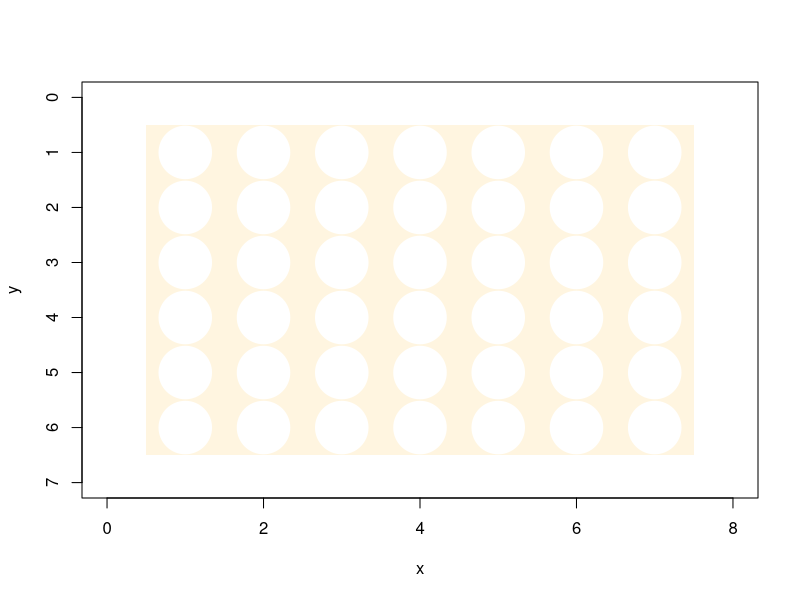

R code for this plot: (Note: this script raises an error after producing the figure.)
rm(list = ls())

four.in.a.row = function(player, v, debug=FALSE) {
  if (debug) {
    cat(sep="", "four.in.a.row(player=", player, ", v=", v, ")\n")
  }
  vector_as_string <- paste0(v, collapse = "")
  
  if (player == "X" & grepl("XXXX",vector_as_string)) {
    return(TRUE)
    
  } else if (player == "O" & grepl("OOOO",vector_as_string)) {
    return(TRUE)
    
  } else {
    return(FALSE)
  }
}

won = function(player, board, r, c, debug=FALSE) {
  if (debug) {
    cat(sep="", "won(player=", player, ", board=\n")
    print(board)
    cat(sep="", ", r=", r, ", c=", c, ")\n")
  }
  col_vector <- board[col(board) == c]
  row_vector <- board[row(board) == r]
  diag_vector <- board[row(board) + col(board) == r + c]
  reverse_diag_vector <- board[row(board) - col(board) == r - c]
  
  return(    four.in.a.row(player, col_vector) |
               four.in.a.row(player, row_vector) |
               four.in.a.row(player, diag_vector) |
               four.in.a.row(player, reverse_diag_vector))
}

largest.empty.row = function(board, col, debug=FALSE) {
  if (debug) {
    cat(sep="", "largest.empty.row(board=\n")
    print(board)
    cat(sep="", ", col=", col, ")\n")
  }
  row <- NULL
  for(i in seq(1:6)) {
    if (board[i,col]=="E") {
      row <- i
    }
  }
  return(row)
}

active_board <- matrix(data = "E",nrow = 6, ncol = 7)

x <- rep(x=1:7, each=1)
y <- rep(x=1, time=7)

holes_x <- rep(x=1:7, each=6)
holes_y <- rep(x=1:6, time=7)

plot(x,y,col = '#CCCCCC', xlim= c(0,8), ylim= c(7,0))
rect(xleft = 0.5,ybottom = 0.5,ytop = 6.5,xright = 7.5,col='#FFF5E0', border = NA)
points(x= holes_x, y= holes_y, pch = 19, col = "white", cex = 7)

# Horizontal Lines:
#segments(x0= c(0.5,0.5,0.5,0.5,0.5,0.5,0.5,0.5), y0 = c(0.5,1.5,2.5,3.5,4.5,5.5,6.5),
#         x1= c(7.5,7.5,7.5,7.5,7.5,7.5,7.5,7.5), y1= c(0.5,1.5,2.5,3.5,4.5,5.5,6.5))

# Vertical Lines:
#segments(x0= c(0.5,1.5,2.5,3.5,4.5,5.5,6.5,7.5), y0 = c(0.5,0.5,0.5,0.5,0.5,0.5,0.5,0.5),
#         x1= c(0.5,1.5,2.5,3.5,4.5,5.5,6.5,7.5), y1= c(6.5,6.5,6.5,6.5,6.5,6.5,6.5,6.5))

turns_remaining <- 56
winner <- NA
player <- 'X'

repeat {
  cat(sep = "","There are ",turns_remaining," turns remaining, and the player is ",player,". \n")
  cat(sep = "", "Cick to play.","\n")
  
  if (player == 'X') { #Human Player
    
    repeat {
      index <- identify(x, y, n=1)
      col <- x[index]; print(col)
      row <- largest.empty.row(active_board,col)
      if ((!is.null(row))){
        break
      }
      cat("That column is full, please try again...")
    }
    active_board[row,col] <- player
    points(x=col, y=row, pch = 19, col = "#BB2525", cex = 5)
    
  } else { #Computer Player
    col_pref <- c(4,5,3,6,2,7,1)
    
    human_col <- col
    human_row <- row
    
    # Lowest Strategy - Random assignment based on play
    for (i in 1:7) {
      col <- col_pref[i]
      row <- largest.empty.row(active_board,col)
      if ((!is.null(row))){
        computer_play <- col
        break
      }
    }
    
    # Check for Connections:
    
    if (human_col != 1 & human_col != 7) {
      
      if (!is.null(largest.empty.row(active_board,(human_col+1)))){
        if(active_board[human_row,human_col-1] == 'X' & largest.empty.row(active_board,(human_col+1)) == human_row){
          computer_play <- human_col + 1
        } 
      } 
      if (!is.null(largest.empty.row(active_board,(human_col-1)))) {
        if(active_board[human_row,human_col+1] == 'X' & largest.empty.row(active_board,(human_col-1)) == human_row){
          computer_play <- human_col - 1
        }
        
      }
      if (!is.null(largest.empty.row(active_board,(human_col+1)))) {
        if(active_board[human_row-1,human_col-1] == 'X' & largest.empty.row(active_board,(human_col+1)) == (human_row+1)){
          computer_play <- human_col + 1
        }
      } 
      if (!is.null(largest.empty.row(active_board,(human_col-1)))) {
        if(active_board[human_row-1,human_col+1] == 'X' & largest.empty.row(active_board,(human_col-1)) == (human_row+1)){
          computer_play <- human_col - 1
        }
      }
    }
    
    if (!is.null(largest.empty.row(active_board,(human_col)))) {
      if(active_board[human_row-1,human_col] == 'X'){
        computer_play <- human_col
      }
    }  
    # Check for XEX Strategy
    
    if (human_row ==6) {
      check_row <- active_board[row(active_board) ==6]
      check_row <- paste0(check_row, collapse = "")
      check <- grepl("XEXE",check_row) | grepl("EXEX",check_row)
      if (check){
        check_row <- active_board[row(active_board) ==6]
        x_indices <- grep("X",check_row)
        e_indices <- grep("E",check_row)
        
        for (i in 1:(length(x_indices)-1)) {
          for (k in 1:length(e_indices)) {
            if (e_indices[k] == (x_indices[i]+1) & x_indices[(i+1)] == (e_indices[k]+1)) {
              computer_play <- e_indices[k]
              break
            } 
          }
        }
      }
    }
    
    # Checks if human is one move away from winner. If found, player there
    for (i in 1:7) {
      test_board <- active_board
      test_col <- col_pref[i]
      test_row <- largest.empty.row(test_board,test_col)
      test_board[test_row,test_col] = "X"
      if (won("X",test_board,test_row,test_col)){
        computer_play <- test_col
        break
      }
    }
    
    # Checks if it is one move away from winning. If found, it plays there
    for (i in 1:7) {
      test_board <- active_board
      test_col <- col_pref[i]
      test_row <- largest.empty.row(test_board,test_col)
      test_board[test_row,test_col] = "O"
      if (won("O",test_board,test_row,test_col)){
        computer_play <- test_col
        break
      }
    }
    
    # Computer Makes Move:
    col <- computer_play
    row <- largest.empty.row(active_board,computer_play)
    active_board[row,col] <- player
    points(x=col, y=row, pch = 19, col = "#141E46", cex = 5)
    
  } #### End of Computer Play Code
  
  ### Move Maintenance Code:
  
  if (won(player,active_board,row,col)) {
    winner <- player
  }
  turns_remaining <- turns_remaining - 1
  player <- ifelse(test= (player == 'X'),'O','X'); player
  
  if (turns_remaining == 0 | (!is.na(winner))) {
    if (!is.na(winner)) {
      cat("The Winner is ", winner)
      break
    } else {
      cat("No body winns...")
      break
    }
  }
}

